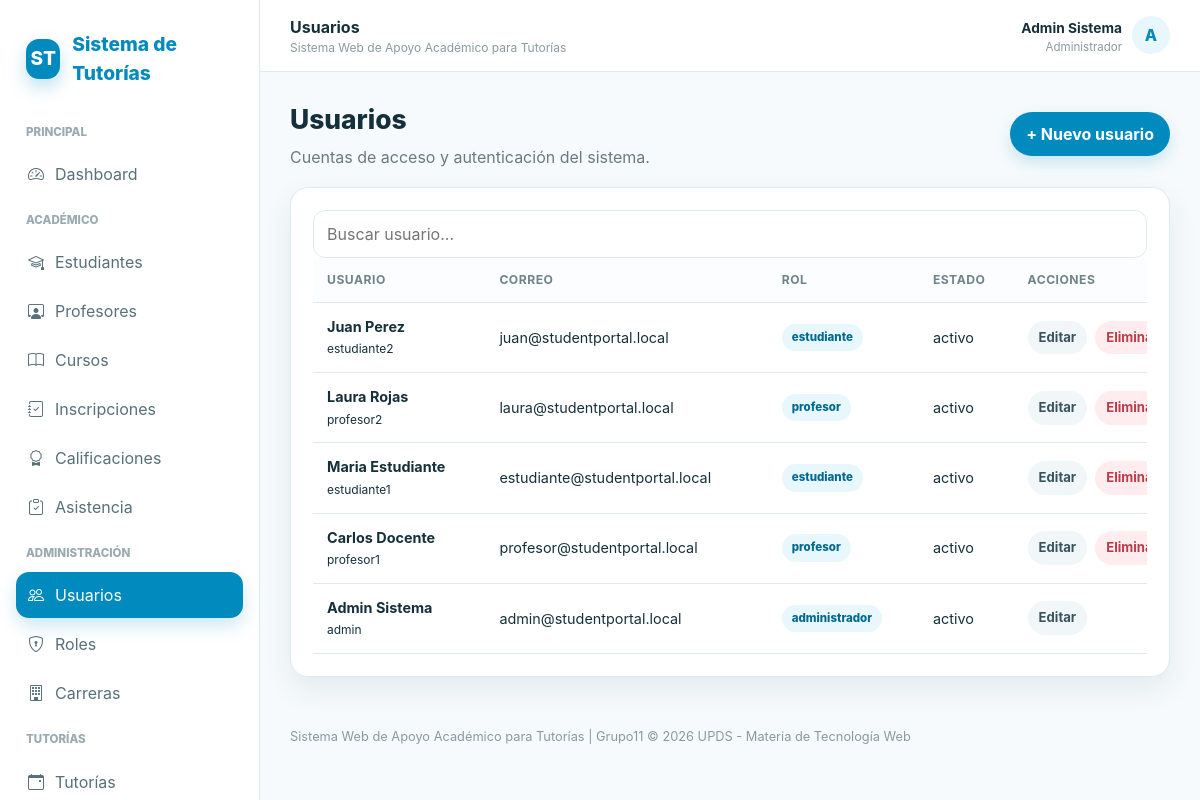
Page /controllers/usuarios.php (signed in) on the committed database.
### tables this page shows
CREATE TABLE usuarios (
    id_usuario INT AUTO_INCREMENT PRIMARY KEY,
    id_rol INT NOT NULL,
    nombre VARCHAR(100) NOT NULL,
    apellido VARCHAR(100) NOT NULL,
    correo VARCHAR(150) NOT NULL UNIQUE,
    usuario VARCHAR(50) NOT NULL UNIQUE,
    contrasena_hash VARCHAR(255) NOT NULL,
    telefono VARCHAR(20) NULL,
    estado ENUM('activo', 'inactivo') NOT NULL DEFAULT 'activo',
    fecha_registro DATETIME DEFAULT CURRENT_TIMESTAMP,
    FOREIGN KEY (id_rol) REFERENCES roles(id_rol) ON UPDATE CASCADE
);

CREATE TABLE roles (
    id_rol INT AUTO_INCREMENT PRIMARY KEY,
    nombre_rol VARCHAR(30) NOT NULL UNIQUE,
    descripcion VARCHAR(150) NULL
);

### controllers/usuarios.php (called while the page is built)
<?php
require_once __DIR__.'/../config/conexion.php';require_once __DIR__.'/../includes/seguridad.php';require_role(['administrador']);require_once __DIR__.'/../models/UsuarioModel.php';$m=new UsuarioModel($pdo);$id=(int)($_GET['id']??0);$accion=$_GET['accion']??'listar';
if($_SERVER['REQUEST_METHOD']==='POST'){validar_csrf();try{if(($_POST['accion']??'')==='eliminar'){$m->eliminar((int)$_POST['id']);flash('success','Usuario eliminado.');}elseif(($_POST['accion']??'')==='guardar'){if($id)$m->actualizar($id,$_POST);else$m->crear($_POST);flash('success',$id?'Usuario actualizado.':'Usuario creado.');}}catch(Throwable $e){flash('error','No se pudo guardar el usuario. Puede existir un correo o usuario repetido.');}redir('/controllers/usuarios.php');}$registro=$id?$m->obtenerPorId($id):null;$registros=$m->obtenerTodas();require_once __DIR__.'/../models/RolModel.php';$roles=(new RolModel($pdo))->obtenerTodas();$tituloPagina='Usuarios';require __DIR__.'/../views/usuarios/index.php';

### models/UsuarioModel.php (called while the page is built, shortened)
<?php
class UsuarioModel {
 private PDO $pdo; public function __construct(PDO $pdo){$this->pdo=$pdo;}
 public function obtenerTodas(){return $this->pdo->query("SELECT u.*,r.nombre_rol FROM usuarios u JOIN roles r ON r.id_rol=u.id_rol ORDER BY u.id_usuario DESC")->fetchAll();}
}

### includes/seguridad.php (called while the page is built, shortened)
<?php
function e($v): string { return htmlspecialchars((string)$v, ENT_QUOTES, 'UTF-8'); }

### views/usuarios/index.php (the view, shortened to what this page needs)
<?php include __DIR__.'/../layouts/header.php';?><div class="toolbar"><div><h1 class="page-title">Usuarios</h1><p class="subtitle">Cuentas de acceso y autenticación del sistema.</p></div><a class="btn btn-primary" href="?accion=crear">+ Nuevo usuario</a></div><div class="card"><div class="card-body"><input class="search" data-search="#tabla" placeholder="Buscar usuario..."><div class="table-wrap"><table class="table" id="tabla"><thead><tr><th>Usuario</th><th>Correo</th><th>Rol</th><th>Estado</th><th>Acciones</th></tr></thead><tbody><?php foreach($registros as $r):?><tr><td><strong><?=e($r['nombre'].' '.$r['apellido'])?></strong><br><small><?=e($r['usuario'])?></small></td><td><?=e($r['correo'])?></td><td><span class="badge badge-primary"><?=e($r['nombre_rol'])?></span></td><td><?=e($r['estado'])?></td><td><div class="actions"><a class="btn btn-light btn-sm" href="?accion=editar&id=<?=$r['id_usuario']?>">Editar</a><?php if($r['id_usuario']!=$_SESSION['id_usuario']):?><form method="post" onsubmit="return confirm('¿Eliminar usuario?')"><button class="btn btn-danger btn-sm">Eliminar</button></form><?php endif;?></div></td></tr><?php endforeach;?></tbody></table></div></div></div><?php include __DIR__.'/../layouts/footer.php';?>

### assets/css/style.css (style rules this page uses)
:root { --primary: #018abd; --primary-dark: #01698f; --primary-light: #e8f7fc; --primary-soft: #f1fbfe; --text: #16303b; --muted: #6c7a80; --bg: #f6fafc; --card: #ffffff; --border: #dfeaf0; --success: #18824a; --success-bg: #eaf8f0; --warning: #956f00; --warning-bg: #fff7df; --danger: #bd3c49; --danger-bg: #ffecee; --shadow: 0 12px 30px rgba(0, 45, 65, 0.08); --shadow-hover: 0 12px 28px rgba(1, 138, 189, 0.18); --radius: 18px; --pill: 999px; }
* { box-sizing: border-box; }
html { scroll-behavior: smooth; }
body { margin: 0; font-family: Inter, system-ui, -apple-system, BlinkMacSystemFont, "Segoe UI", sans-serif; background: var(--bg); color: var(--text); line-height: 1.5; }
a { color: inherit; text-decoration: none; }
button, input, select, textarea { font: inherit; }
button, a, input, select, textarea { -webkit-tap-highlight-color: transparent; }
.page-title { font-size: 1.65rem; font-weight: 800; margin: 0; }
.subtitle { color: var(--muted); margin: 5px 0 0; }
.toolbar { display: flex; gap: 14px; justify-content: space-between; align-items: center; flex-wrap: wrap; margin-bottom: 18px; }
.card { background: var(--card); border: 1px solid var(--border); border-radius: var(--radius); box-shadow: var(--shadow); }
.card-body { padding: 22px; }
.btn { border: 0; border-radius: var(--pill); padding: 10px 16px; font-weight: 700; cursor: pointer; display: inline-flex; align-items: center; justify-content: center; gap: 8px; transition: transform 0.2s ease, box-shadow 0.2s ease, background 0.2s ease, color 0.2s ease; }
.btn-primary { background: var(--primary); color: #ffffff; box-shadow: 0 7px 16px rgba(1, 138, 189, 0.18); }
.btn-light { background: #f1f6f8; color: #37545e; }
.btn-danger { background: var(--danger-bg); color: var(--danger); }
.btn-sm { padding: 7px 11px; font-size: 0.82rem; }
.actions { display: flex; gap: 8px; flex-wrap: wrap; align-items: center; }
.search { border: 1px solid var(--border); border-radius: 12px; padding: 11px 13px; min-width: 230px; outline: none; }
input, select, textarea { width: 100%; border: 1px solid var(--border); border-radius: 11px; padding: 10px 12px; background: #ffffff; color: var(--text); outline: none; transition: border-color 0.2s ease, box-shadow 0.2s ease; }
.table-wrap { overflow-x: auto; }
.table { width: 100%; border-collapse: collapse; min-width: 900px; }
.table th, .table td { padding: 13px 14px; border-bottom: 1px solid var(--border); text-align: left; font-size: 0.9rem; vertical-align: middle; }
.table th { font-size: 0.76rem; text-transform: uppercase; letter-spacing: 0.04em; color: #71838a; background: #fbfdfe; }
.badge { display: inline-flex; align-items: center; border-radius: var(--pill); padding: 5px 10px; font-size: 0.72rem; font-weight: 800; white-space: nowrap; }
.badge-primary { background: var(--primary-light); color: var(--primary-dark); }

### rows in the picture
usuarios: nombre+apellido "Juan Perez", usuario "estudiante2", correo "juan@studentportal.local", id_rol.nombre_rol "estudiante", estado "activo"
usuarios: nombre+apellido "Laura Rojas", usuario "profesor2", correo "laura@studentportal.local", id_rol.nombre_rol "profesor", estado "activo"
usuarios: nombre+apellido "Maria Estudiante", usuario "estudiante1", correo "estudiante@studentportal.local", id_rol.nombre_rol "estudiante", estado "activo"
usuarios: nombre+apellido "Carlos Docente", usuario "profesor1", correo "profesor@studentportal.local", id_rol.nombre_rol "profesor", estado "activo"
usuarios: nombre+apellido "Admin Sistema", usuario "admin", correo "admin@studentportal.local", id_rol.nombre_rol "administrador", estado "activo"

### other values in the picture
$tituloPagina "Usuarios"
$nombreUsuario "Admin Sistema"
$rol "Administrador"
$inicialUsuario "A"
